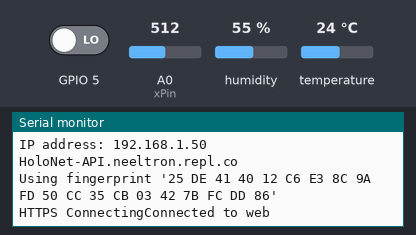
A sketch run on a simulated ESP8266 (NodeMCU). On the bench: the last lines printed to the serial monitor. The test bench sets the inputs (shaded band); at power-on: temperature 24 °C, GPIO 5 LOW, A0 (xPin) = 512, humidity 55 %. WiFi joins after 1.5 s; servers stay silent unless stated; uploads are accepted with an empty reply.

Above: at 3.7 s.
3.8 s: temperature set to 39 °C
At 5.5 s:
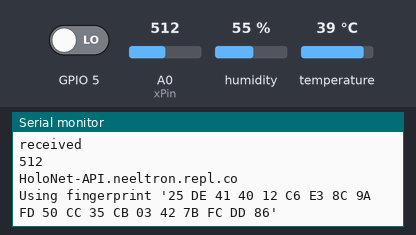
7.0 s: temperature set to 42 °C
At 10.2 s:
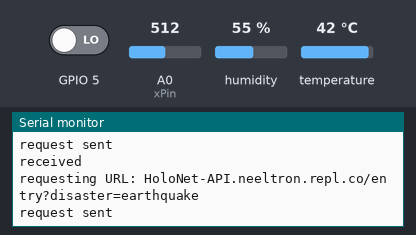

Measured:
- the behaviour switches between 40 and 41 °C on temperature (found by bisection; images 1 and 2)
- after the input at 7.0 s, the serial monitor: prints a new line after 1.6 s (image 2)

The sketch:

HoloNet_MCU.ino
```cpp
#include <dht11.h>
#include <ESP8266WiFi.h>
#include <WiFiClientSecure.h>
#include <ESP8266WebServer.h>
#include <ESP8266HTTPClient.h>

dht11 DHT;
int digitalValue;
const char* ssid = "neeltron";
const char* password = "***********";
const char *host = "HoloNet-API.neeltron.repl.co";
const int httpsPort = 443;
const char fingerprint[] PROGMEM = "25 DE 41 40 12 C6 E3 8C 9A FD 50 CC 35 CB 03 42 7B FC DD 86";
const int xPin = A0;

void setup() {
  pinMode(5, INPUT);
  Serial.begin(9600);
  WiFi.mode(WIFI_OFF);
  delay(1000);
  WiFi.mode(WIFI_STA);

  WiFi.begin(ssid, password);
  Serial.println("");

  Serial.print("Connecting");
  // Wait for connection
  while (WiFi.status() != WL_CONNECTED) {
    delay(500);
    Serial.print(".");
  }

  Serial.println("");
  Serial.print("Connected to ");
  Serial.println(ssid);
  Serial.print("IP address: ");
  Serial.println(WiFi.localIP());
}

void loop() {
  int chk = DHT.read(2);
  WiFiClientSecure httpsClient;
  Serial.println(host);
  Serial.printf("Using fingerprint '%s'\n", fingerprint);
  httpsClient.setFingerprint(fingerprint);
  httpsClient.setTimeout(15000); // 15 Seconds
  delay(1000);

  Serial.print("HTTPS Connecting");
  int r = 0; //retry counter
  while ((!httpsClient.connect(host, httpsPort)) && (r < 30)) {
    delay(100);
    Serial.print(".");
    r++;
  }
  if (r == 30) {
    Serial.println("Connection failed");
  }
  else {
    Serial.println("Connected to web");
  }
  String line;
  while (httpsClient.available()) {
    line = httpsClient.readStringUntil('\n');
    Serial.println(line);
  }
  Serial.print("Temperature = ");
  Serial.println(DHT.temperature);
  //  Serial.print("Humidity = ");
  if (DHT.temperature > 40) {
    // link
    String getData, Link;

    Link = "/entry?disaster=volcanic";
    Serial.print("requesting URL: ");
    Serial.println(host + Link);
    httpsClient.print(String("GET ") + Link + " HTTP/1.1\r\n" +
                      "Host: " + host + "\r\n" +
                      "Connection: close\r\n\r\n");

    Serial.println("request sent");

    while (httpsClient.connected()) {
      String line = httpsClient.readStringUntil('\n');
      if (line == "\r") {
        Serial.println("received");
        break;
      }
    }
  }
  int x = analogRead(xPin);
  if ( x < 450 || x > 500 )
  {
    String getData, Link;

    Link = "/entry?disaster=earthquake";
    Serial.print("requesting URL: ");
    Serial.println(host + Link);
    httpsClient.print(String("GET ") + Link + " HTTP/1.1\r\n" +
                      "Host: " + host + "\r\n" +
                      "Connection: close\r\n\r\n");

    Serial.println("request sent");

    while (httpsClient.connected()) {
      String line = httpsClient.readStringUntil('\n');
      if (line == "\r") {
        Serial.println("received");
        break;
      }
    }
  }
  digitalValue = digitalRead(5);
  if (digitalValue > 600) {
    String getData, Link;

    Link = "/entry?disaster=wildfires";
    Serial.print("requesting URL: ");
    Serial.println(host + Link);
    httpsClient.print(String("GET ") + Link + " HTTP/1.1\r\n" +
                      "Host: " + host + "\r\n" +
                      "Connection: close\r\n\r\n");

    Serial.println("request sent");

    while (httpsClient.connected()) {
      String line = httpsClient.readStringUntil('\n');
      if (line == "\r") {
        Serial.println("received");
        break;
      }
    }
  }
  Serial.println(x);
  //  Serial.println(DHT.humidity);
  delay(1000);
}
```
